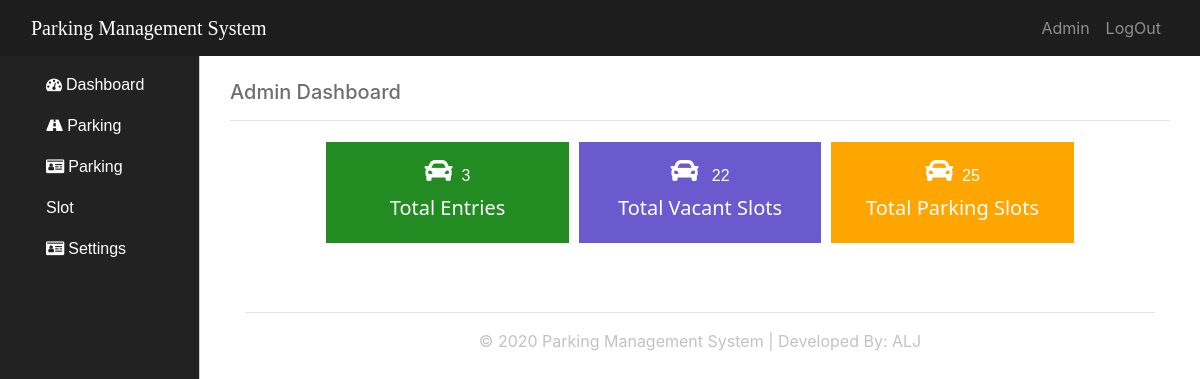
Before: / with the older database file.
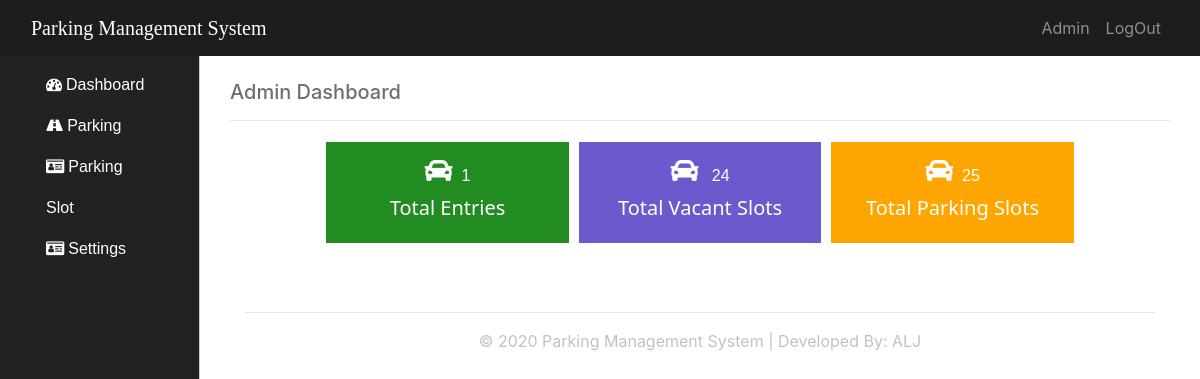
After: the same page with the newer database file.
### tables this page shows
CREATE TABLE `tbl_parking_slots` (
  `id` int(11) NOT NULL,
  `available_slots` int(20) NOT NULL
);

### includes/dbh.inc.php (called while the page is built, shortened)
<?php
 class Database{
    protected function db_connection()
    {
        $this->db_host ="localhost";
        $this->db_username ="root";
        $this->db_password ="";
        $this->db_name ="db_pms";
        $this->connection = new mysqli($this->db_host,$this->db_username,$this->db_password,$this->db_name);
        return $this->connection;
    }
 }
?>

### includes/Select.class.php (called while the page is built, shortened)
<?php
include_once 'dbh.inc.php';
class Select_class extends Database{
public function select_number_entry(){
    $query_all_entry="Select * from tbl_parking_entry";
    $result=mysqli_query($this->connection,$query_all_entry);
    return $result;
}
public function select_all_slots(){
    $query_all_total_slots="Select available_slots from tbl_parking_slots";
    $result=mysqli_query($this->connection,$query_all_total_slots);
    return $result;
}
}
?>

### index.php (the view, shortened to what this page needs)
<?php
include 'includes/Select.class.php';
$conn_select_all_entry = new Select_class();
$read_all_numrows_entry = $conn_select_all_entry->select_number_entry();
$num_rows = mysqli_num_rows($read_all_numrows_entry);
$read_all_numrows_total_slots= $conn_select_all_entry->select_all_slots();
$total_slots = mysqli_fetch_array($read_all_numrows_total_slots);
?>
<!Doctype html>
<html>
<head>
    <link rel="stylesheet" type="text/css" href="assets/bootstrap-4.4.1-dist/css/bootstrap.css">
    <link rel="stylesheet" type="text/css" href="assets/bootstrap-4.4.1-dist/css/custom.css">
    <link rel="stylesheet" href="https://use.fontawesome.com/releases/v5.6.3/css/all.css">
    <link rel="stylesheet" href="https://cdnjs.cloudflare.com/ajax/libs/font-awesome/4.7.0/css/font-awesome.min.css">
</head>
<body>
<div class="container-fluid page-container">
        <div class="row wrapper">
            <div class="col-sm-12" style="background:#1d1d1d;">
                <nav class="navbar navbar-expand-sm  navbar-dark">
                    <a class="navbar-brand" href="#" style="font-family:calibri;">Parking Management System</a>
                    <div class="collapse navbar-collapse" id="collapsibleNavbar">
                        <ul class="navbar-nav ml-auto">
                            <li class="nav-item ">
                                <a class="nav-link" href="#">Admin</a>
                            </li>
                            <li class="nav-item">
                                <a class="nav-link" href="#">LogOut</a>
                            </li>
                        </ul>
                    </div>
                </nav>
            </div>
            <div class="col-lg-2 aside-nav">
                <div class="container">
                <nav class="navbar navbar-expand-md  navbar-dark">
                        <br>
                        <div class="collapse navbar-collapse" id="SideNav">
                        <ul class="navbar-nav d-block">
                            <li class="nav-item fa fa-dashboard"> <a href="index" >Dashboard</a></li>
                            <li class=" nav-item fa fa-road"> <a href="parking.panel">Parking</a></li>
                            <li class=" nav-item fa fa-id-card"> <a href="#" >Parking Slot</a></li>
                            <li class=" nav-item fa fa-id-card"> <a href="#" >Settings</a></li>
                        </ul>
                        </div>
                    </nav>
                </div>
             </div>
            <div class="col-md-10 dash justify-content-center">
                <div class="container"><br>
                    <h5 style="color:#6f6f6f;">Admin Dashboard</h5>
                    <hr>
                    <div class="row d-flex justify-content-center">
                        <div class="col-md-3 box box1">
                            <h3 class="fas fa-car"></h3>
                            &nbsp;<label><?php echo $num_rows;?></label>
                            <h4>Total Entries</h4>
                        </div>
                        <div class="col-md-3 box box2">
                            <h3 class="fas fa-car"></h3>
                            &nbsp; <label><?php echo $total_slots['available_slots'];?></label>
                            <h4>Total Vacant Slots</h4>
                        </div>
                        <div class="col-md-3 box box3">
                            <h3 class="fas fa-car"></h3>
                            &nbsp;<label><?php echo 25;?></label>
                            <h4>Total Parking Slots</h4>
                        </div>
                    </div>
                    <br><br>
                      <div class="container text-center">
                      <hr>
                      <footer style="color:#c2c2c2;">
                      &copy; 2020 Parking Management System | Developed By: ALJ
                      </footer>
                      </div>
                </div>
            </div>
        </div>
    </div>
</body>
</html>

Changed rows visible on the page:
changed tbl_parking_slots: available_slots "22" → "24"
Other visible differences:
$num_rows: "3" → "1"
